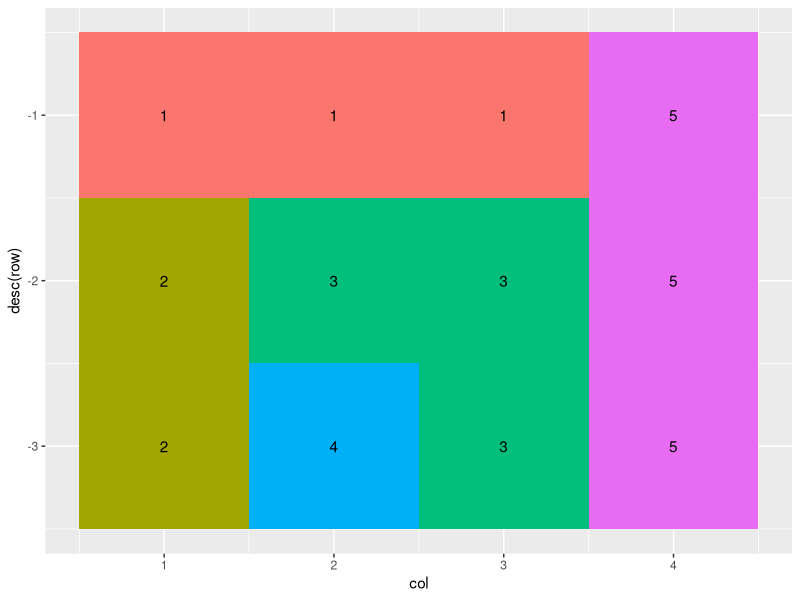
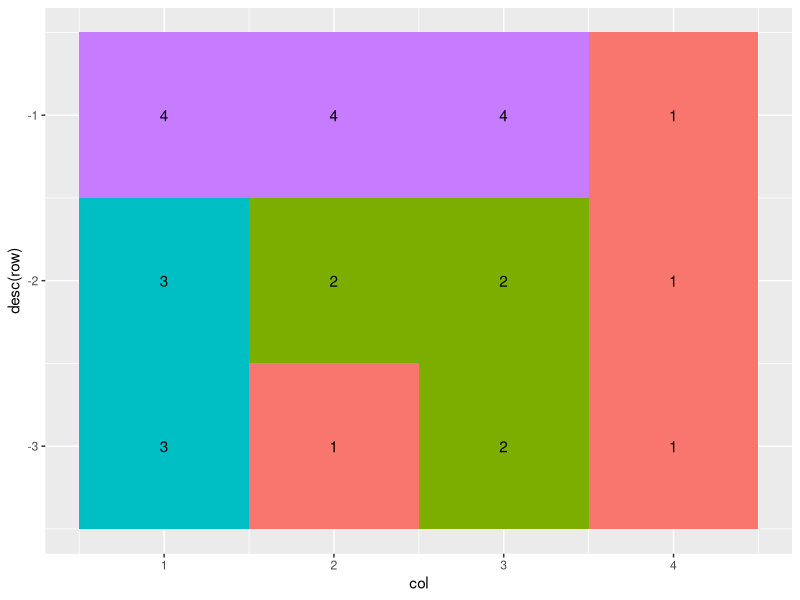
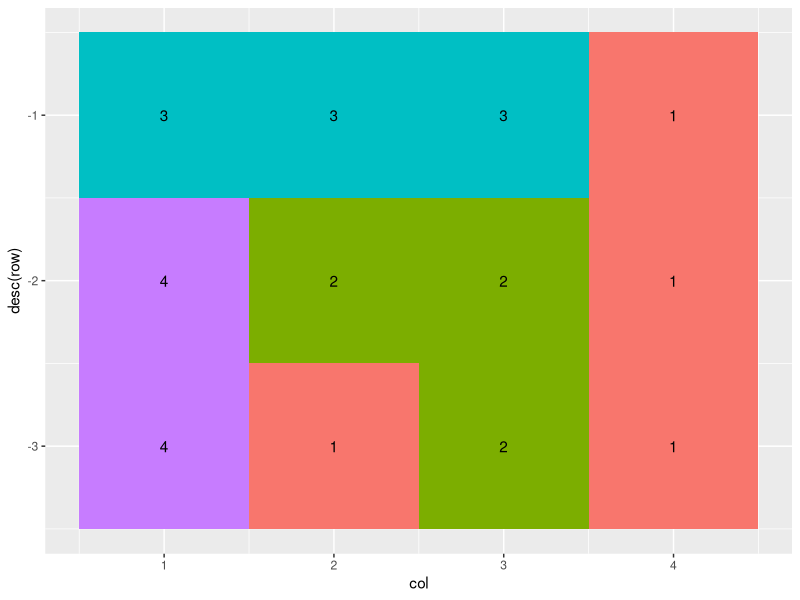
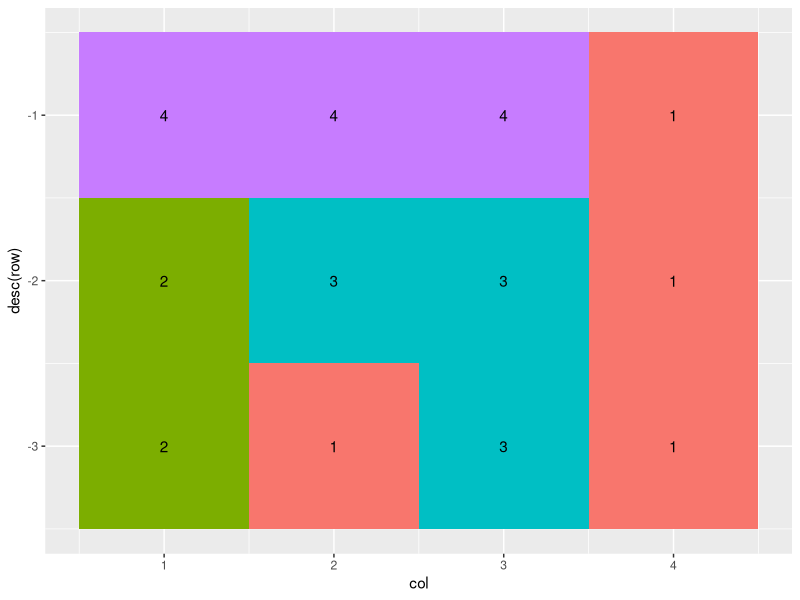
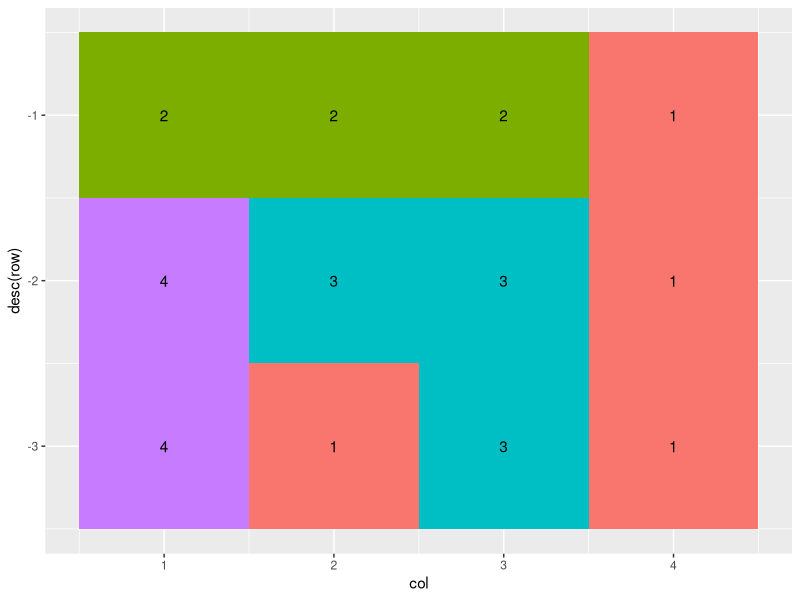
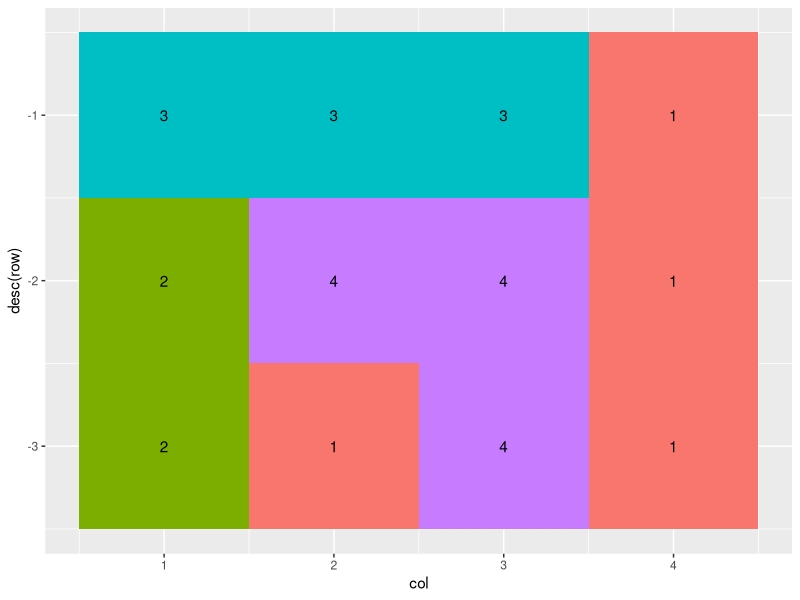
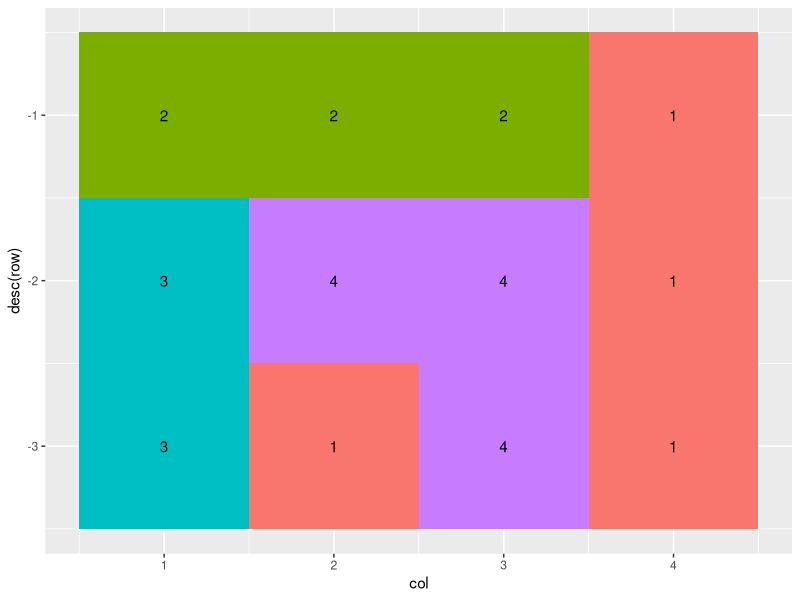
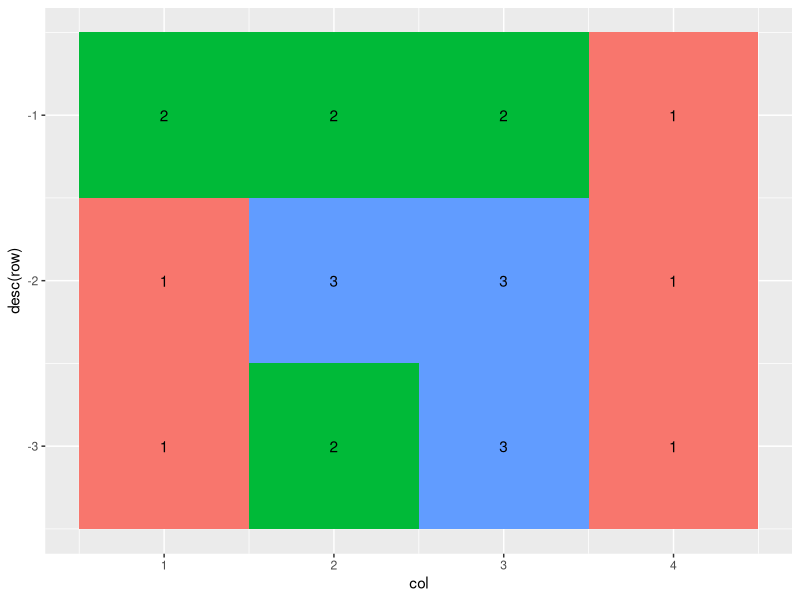

The R source for these figures, in order:
## ---- chunk 1
library(tidyverse)
## ---- chunk 2
m <- matrix(c(1,2,2,1,3,4,1,3,3,5,5,5),3)
print(m)
## ---- chunk 3
cbind(expand.grid(row = 1:3, col = 1:4), house = as.vector(m)) %>%
  ggplot(aes(col, desc(row))) +
  geom_tile(aes(fill=as.factor(house))) +
  geom_text(aes(label = house)) +
  guides(fill = FALSE)
## ---- chunk 4
adjacent <- rbind(tibble(A = as.vector(m[-nrow(m),]),  # rows: 1 ~ (nrow-1)
                         B = as.vector(m[-1,])),       # rows: 2 ~ nrow
                  tibble(A = as.vector(m[,-ncol(m)]),  # cols: 1 ~ (ncol-1)
                         B = as.vector(m[,-1])))       # cols: 2 ~ ncol
adjacent <- adjacent %>%
  filter(A != B) %>%
  unique
## ---- chunk 5
max_color <- 4
all_comb <- function(n) {
  if (n <= 1) {
    lapply(1:max_color, function(x) tibble(house = 1, fill = x))
  } else {
    l <- all_comb(n - 1)
    lapply(1:max_color, function(x) {
      lapply(l, function(d) rbind(d, tibble(house = n, fill = x)))
    }) %>% do.call("c", .)
  }
}

x <- unique(as.vector(m))
comb <- all_comb(length(x))
## ---- chunk 6
results <- sapply(comb, function(d) {
  adjacent %>%
    left_join(d, by = c("A" = "house")) %>%
    left_join(d, by = c("B" = "house")) %>%
    with(all(fill.x != fill.y))
})
## ---- chunk 7
print(sum(results))
## ---- chunk 8
for (i in which(results)) {
  g <- cbind(expand.grid(row = 1:3, col = 1:4), house = as.vector(m)) %>%
    left_join(comb[[i]], by = "house") %>%
    ggplot(aes(col, desc(row))) +
    geom_tile(aes(fill=as.factor(fill))) +
    geom_text(aes(label = fill)) +
    guides(fill = FALSE)
  print(g)
}
